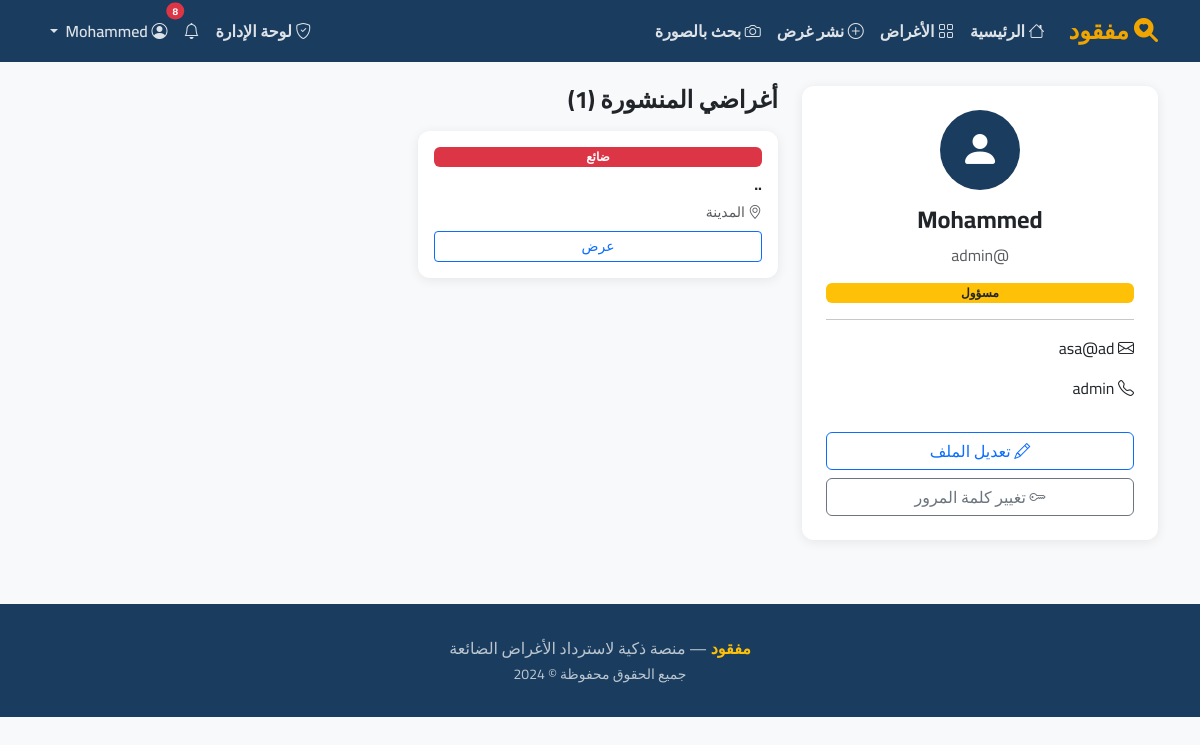
The app's page /profile/ (signed in) with its own data.
### models/user.py (models this page shows, shortened)
class User(db.Model, UserMixin):
    __tablename__ = 'users'
    id            = db.Column(db.Integer, primary_key=True)
    username      = db.Column(db.String(80),  unique=True, nullable=False)
    full_name     = db.Column(db.String(120), nullable=False)
    email         = db.Column(db.String(120), unique=True, nullable=False)
    password_hash = db.Column(db.String(256), nullable=False)
    profile_status = db.Column(db.String(20), default='active')   # active / suspended / blocked
    is_admin      = db.Column(db.Boolean, default=False)
    email_verified = db.Column(db.Boolean, default=False)
    created_at    = db.Column(db.DateTime, default=datetime.utcnow)
    university_email = db.Column(db.String(120), nullable=True)
    phone_number     = db.Column(db.String(20),  nullable=True)
    items         = db.relationship('Item',         backref='owner',     lazy=True,
                                    cascade='all, delete-orphan')
    reports       = db.relationship('Report',       backref='reporter', lazy=True,
                                    cascade='all, delete-orphan')
    notifications = db.relationship('Notification', back_populates='user', lazy=True,
                                    cascade='all, delete-orphan')

### models/item.py (models this page shows, shortened)
class Item(db.Model):
    __tablename__ = 'items'
    id         = db.Column(db.Integer, primary_key=True)
    item_name  = db.Column(db.String(120), nullable=False)
    category   = db.Column(db.Enum(ItemCategory), nullable=False)
    status     = db.Column(db.Enum(ItemStatus), default=ItemStatus.NOT_FOUND)
    item_type  = db.Column(db.Enum(ItemType),  nullable=False)  # lost / found
    image_path = db.Column(db.String(256), nullable=True)
    location   = db.Column(db.String(200), nullable=True)
    description = db.Column(db.Text, nullable=True)
    date_lost_found = db.Column(db.DateTime, nullable=True)
    created_at = db.Column(db.DateTime, default=datetime.utcnow)
    user_id = db.Column(db.Integer, db.ForeignKey('users.id', ondelete='CASCADE'), nullable=False)
    reports = db.relationship('Report', backref='item', lazy=True,
                              cascade='all, delete-orphan', passive_deletes=True)
    matches_as_source = db.relationship(
        'Match', foreign_keys='Match.source_item_id', backref='source_item', lazy=True,
        cascade='all, delete-orphan', passive_deletes=True
    )
    matches_as_target = db.relationship(
        'Match', foreign_keys='Match.matched_item_id', backref='matched_item', lazy=True,
        cascade='all, delete-orphan', passive_deletes=True
    )

### routes/profile.py (the view)
@profile_bp.route('/')
@login_required
def my_profile():
    my_items = Item.query.filter_by(user_id=current_user.id)\
                         .order_by(Item.created_at.desc()).all()
    return render_template('profile/profile.html', user=current_user, items=my_items)

### models/user.py (called while the page is built)
@login_manager.user_loader
def load_user(user_id):
    return User.query.get(int(user_id))

### templates/profile/profile.html (shortened to what this page needs)
{% extends "base.html" %}
{% block content %}
<div class="container mt-4">
    <div class="row g-4">
        <div class="col-md-4">
            <div class="card p-4 text-center">
                <div style="width:80px;height:80px;background:#1a3c5e;border-radius:50%;display:flex;align-items:center;justify-content:center;margin:0 auto 1rem;">
                    <i class="bi bi-person-fill text-white" style="font-size:2.5rem;"></i>
                </div>
                <h4 class="fw-bold">{{ user.full_name }}</h4>
                <p class="text-muted">@{{ user.username }}</p>
                {% if user.is_admin %}<span class="badge bg-warning text-dark">مسؤول</span>{% endif %}
                <hr>
                <p class="text-start"><i class="bi bi-envelope"></i> {{ user.email }}</p>
                {% if user.phone_number %}
                <p class="text-start"><i class="bi bi-telephone"></i> {{ user.phone_number }}</p>
                {% endif %}
                <div class="d-grid gap-2 mt-3">
                    <a href="{{ url_for('profile.edit_profile') }}" class="btn btn-outline-primary"><i class="bi bi-pencil"></i> تعديل الملف</a>
                    <a href="{{ url_for('profile.change_password') }}" class="btn btn-outline-secondary"><i class="bi bi-key"></i> تغيير كلمة المرور</a>
                </div>
            </div>
        </div>
        <div class="col-md-8">
            <h4 class="fw-bold mb-3">أغراضي المنشورة ({{ items|length }})</h4>
            <div class="row g-3">
                {% for item in items %}
                <div class="col-sm-6">
                    <div class="card p-3">
                        {% if item.item_type.value == 'lost' %}
                        <span class="badge bg-danger mb-2">ضائع</span>
                        {% else %}
                        <span class="badge bg-success mb-2">موجود</span>
                        {% endif %}
                        <h6 class="fw-bold">{{ item.item_name }}</h6>
                        <p class="text-muted small mb-2"><i class="bi bi-geo-alt"></i> {{ item.location or 'غير محدد' }}</p>
                        <a href="{{ url_for('items.item_detail', item_id=item.id) }}" class="btn btn-sm btn-outline-primary">عرض</a>
                    </div>
                </div>
                {% else %}
                <p class="text-muted">لم تنشر أي أغراض بعد. <a href="{{ url_for('items.create_item') }}">أنشر الآن</a></p>
                {% endfor %}
            </div>
        </div>
    </div>
</div>
{% endblock %}

### templates/base.html (style rules this page uses)
:root { --primary: #1a3c5e; --accent: #f0a500; --success: #28a745; --danger: #dc3545; --bg-light: #f8f9fa; --text-dark: #212529; }
body { font-family: 'Cairo', sans-serif; background: var(--bg-light); color: var(--text-dark); }
.card { border: none; border-radius: 12px; box-shadow: 0 2px 12px rgba(0,0,0,.08); }

### records on screen
User: full_name "Mohammed", username "admin", email "asa@ad", phone_number "admin"
Item: item_type "ضائع", item_name "..", location "المدينة"

### other values on screen
{{ unread|length }} "8"
{{ items|length }} "1"
